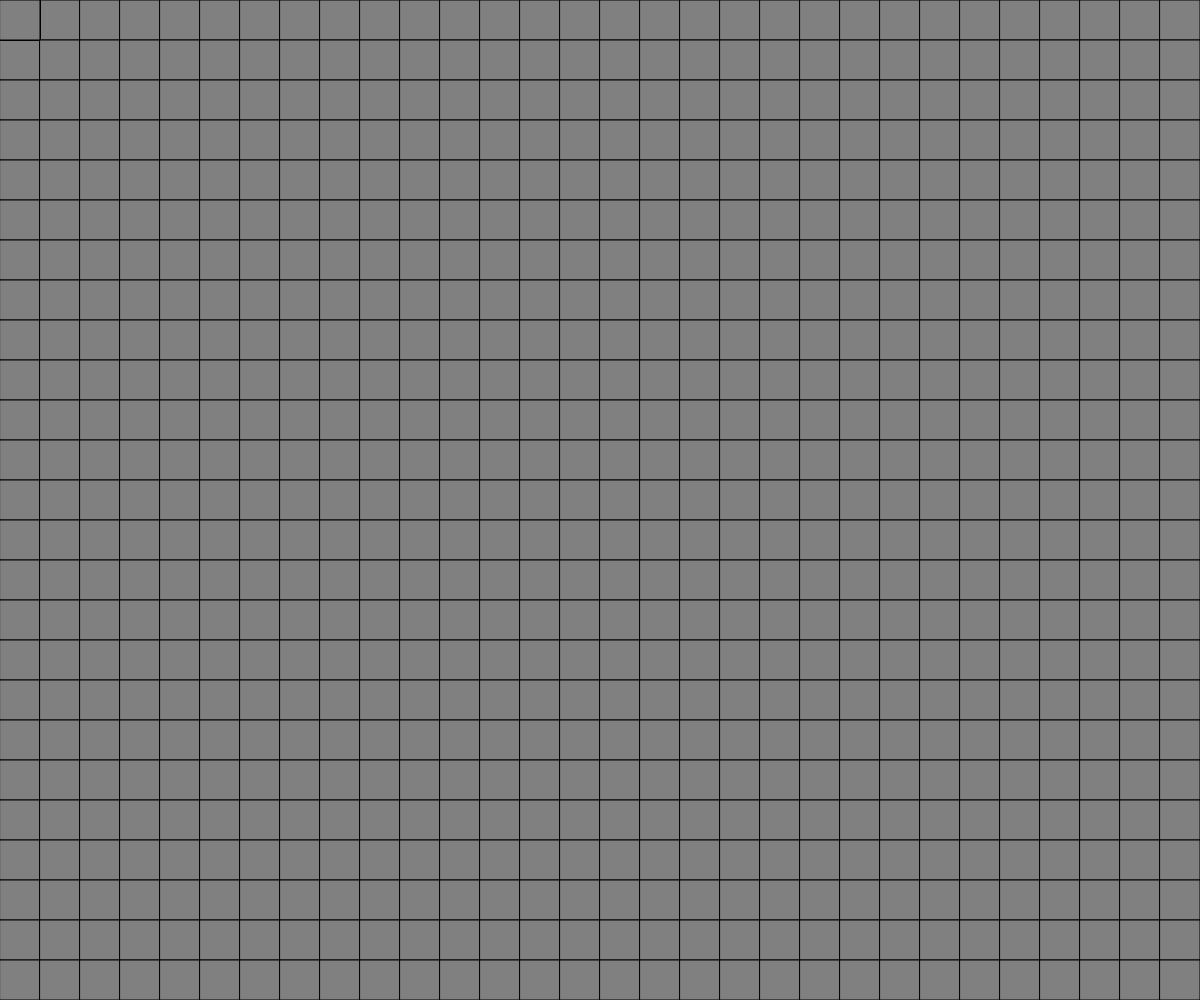
Frame 1 (no input)
Frame 60 (no input): identical to frame 1, image omitted
Frame 120 (the mouse pressed at the canvas centre since frame 60): identical to frame 1, image omitted

The p5.js sketch that drew this single still picture (run headless with seeded random() and noise() and a simulated clock; from frame 60 on, the mouse is pressed at the canvas centre):

// p5.js sketch
// ── sketch.js
// create a program that enables us to customize the number of squares in a grid
// two variables. 1) to chose the number of squares, 2) one that defines the side length based on the window width

function setup() {
  createCanvas(windowWidth, windowHeight);
  strokeWeight(1);
  fill ('gray');
}

function draw() {
  // runs in a loop
  
  var num = 30; // variable for the number of squares
  var sideLen = windowWidth/num; // variable for the side length of each square
  
  
   for (var y = 0; y < windowHeight; y = y + sideLen) { // loop to create a grid in the y direction
  
  for (var x = 0; x < windowWidth; x = x + sideLen) { // loop to create a row of squares in the x direction
     quad (
    x,y,
    x + sideLen,y,
    x + sideLen,y + sideLen,
    x,y + sideLen
  );
    
    
  }
  
  quad (
    0,0,
    sideLen,0,
    sideLen,sideLen,
    0,sideLen
  );


}
}

function windowResized (){
  resizeCanvas(windowWidth, windowHeight)
}
